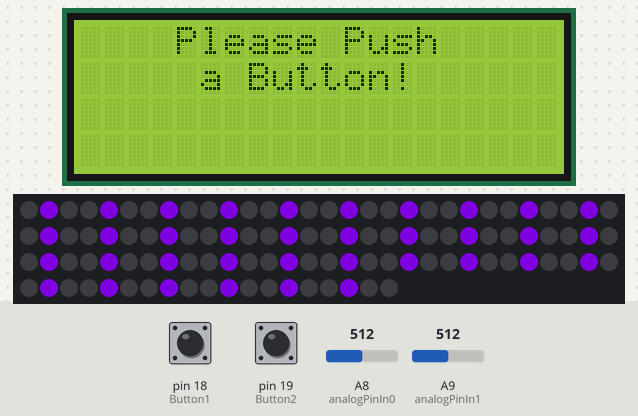
A sketch run on a simulated Arduino Mega 2560, built for the host (arithmetic inside an expression is 32-bit, double 64-bit). Parts: 20×4 character LCD, 109 RGB LEDs in strip order, left to right, continuing on the next row. The test bench sets the inputs (shaded band); at power-on: A9 (analogPinIn1) = 512, A8 (analogPinIn0) = 512, pin 18 (Button1) HIGH, pin 19 (Button2) HIGH. Dim RGB values are drawn brighter than linear; random numbers use the default seed unless the sketch sets one; what the sketch prints to the serial monitor is not drawn.

Above: at 0.74 s.
1.3 s: A9 (analogPinIn1) set to 0
At 2.6 s:
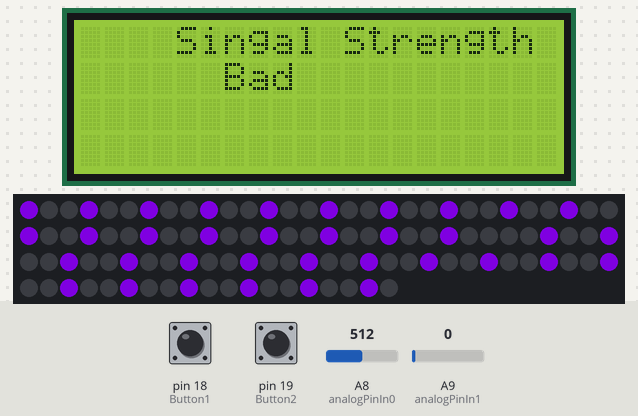
3.5 s: A8 (analogPinIn0) set to 104
5.9 s: A8 (analogPinIn0) set to 93
At 7.1 s:
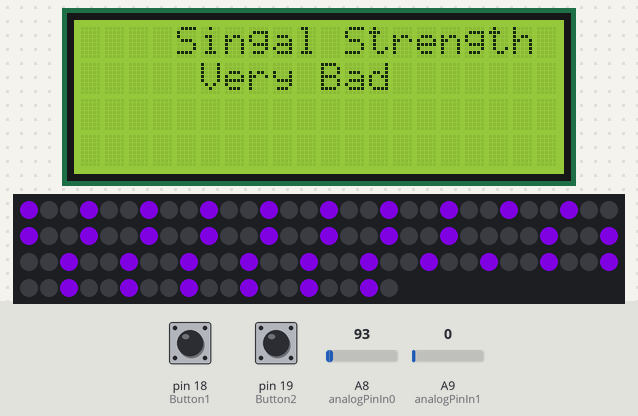
8.1 s: A9 (analogPinIn1) set to 95
10.5 s: A9 (analogPinIn1) set to 106
At 11.7 s:
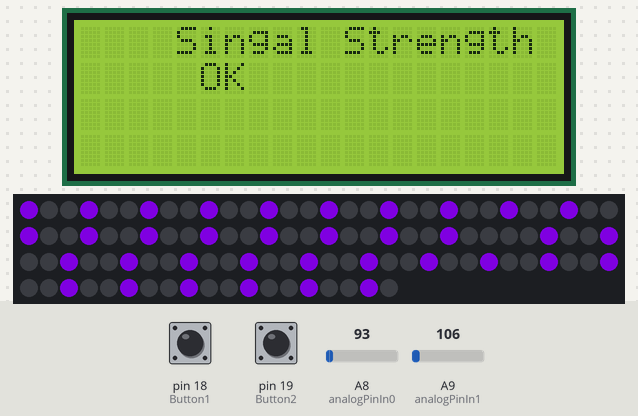
12.7 s: pin 18 (Button1) pulled LOW for 1.95 s
At 15.75 s:
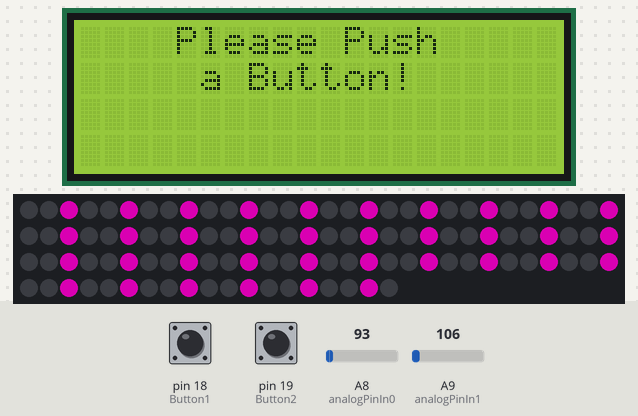
Timing chart, 0 to 17.2 s (numbered marks = the images above; inputs shaded):
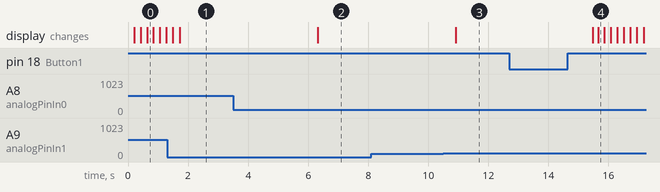

Measured:
- the behaviour switches between 100 and 99 on A8 (analogPinIn0) (found by bisection; images 1 and 2)
- the behaviour switches between 100 and 101 on A9 (analogPinIn1) (found by bisection; images 2 and 3)
- after the input at 3.5 s, every drawn part: stays the same
- after the input at 5.9 s, the display: changes after 0.42 s (image 2)
- after the input at 8.1 s, every drawn part: stays the same
- after the input at 10.5 s, the display: changes after 0.42 s (image 3)
- after the input at 12.7 s, the display: first changes after 2.8 s (image 4 shows a later state)

The sketch:

buttonLog.ino
```cpp
#include <Wire.h>  // Comes with Arduino IDE
#include <LiquidCrystal_I2C.h>
#include <FastLED.h>
#include <SoftwareSerial.h>

#define PIN 25

const byte numLEDS = 109;

CRGB strip[numLEDS];

#define VS1053_RX  2 // This is the pin that connects to the RX pin on VS1053

LiquidCrystal_I2C lcd(0x27, 2, 1, 0, 4, 5, 6, 7, 3, POSITIVE);  // Set the LCD I2C address

#define Button1 18
#define Button2 19

#define analogPinIn0 A8
#define analogPinIn1 A9

int analogReading0;
int analogReading1;

//Analog Signals
// 0     - signal find mode
// 250   - bad
// 500   - sorta bad
// 750   - ok
// 1000  - good

unsigned long yesVote = 0;
unsigned long noVote = 0;
int ID = 0;

int noteCount = 2;
int noteTotal = 0;

bool button1Flag = 0;
bool button2Flag = 0;
bool signalButtonFlag = 0;

byte buttonCount1 = 0;
byte buttonCount2 = 0;
byte randInt = 0;
byte oldRandInt = 0;

bool rainbowOn = 0;
bool button1Interrupt = 0;
bool button2Interrupt = 0;

int counter = 1;

uint8_t gHue = 0;

// See http://www.vlsi.fi/fileadmin/datasheets/vs1053.pdf Pg 31
#define VS1053_BANK_DEFAULT 0x00
#define VS1053_BANK_DRUMS1 0x78
#define VS1053_BANK_DRUMS2 0x7F
#define VS1053_BANK_MELODY 0x79

// See http://www.vlsi.fi/fileadmin/datasheets/vs1053.pdf Pg 32 for more!
#define VS1053_GM1_OCARINA 99

#define MIDI_NOTE_ON  0x90
#define MIDI_NOTE_OFF 0x80
#define MIDI_CHAN_MSG 0xB0
#define MIDI_CHAN_BANK 0x00
#define MIDI_CHAN_VOLUME 0x07
#define MIDI_CHAN_PROGRAM 0xC0

SoftwareSerial VS1053_MIDI(0, 2); // TX only, do not use the 'rx' side

void setup()
{
  Serial.begin(9600);
  lcd.begin(20, 4);        // initialize the lcd for 20 chars 4 lines

  FastLED.addLeds<NEOPIXEL, PIN>(strip, numLEDS);

  VS1053_MIDI.begin(31250); // MIDI uses a 'strange baud rate'

  pinMode(Button1, INPUT_PULLUP);
  pinMode(Button2, INPUT_PULLUP);
  attachInterrupt(digitalPinToInterrupt(Button1), button1_ISR, FALLING);
  attachInterrupt(digitalPinToInterrupt(Button2), button2_ISR, FALLING);
  FastLED.setBrightness(255);
  randomSeed(analogRead(A1));

  midiSetChannelBank(0, VS1053_BANK_MELODY);
  midiSetInstrument(0, VS1053_GM1_OCARINA);
  midiSetChannelVolume(0, 127);
}

void loop() {
  analogReading1 = analogRead(analogPinIn1);
  if (analogReading1 == 0)
  {
    signalFindMode();
  }

  lcd.clear();
  lcd.setCursor(0, 0); //Start at character 4 on line 0
  lcd.print("    Please Push");
  lcd.setCursor(0, 1); //Start at character 4 on line 0
  lcd.print("     a Button!");
  counter = counter + 1;
  counter = counter % 2;
  colorPick();

  if (button1Flag == 0 && button2Flag == 0)
  {
    if (counter % 2 == 0)
    {
      inwardTheaterChase(50); // Random
    }
    if (counter % 2 == 1)
    {
      outwardTheaterChase(50); // Random
    }
    thankYou();
    checkButtonCount();
  }
  button1Flag = 0;
  button2Flag = 0;

}

void button1_ISR()
{

  if (button2Interrupt == 0)
  {
    button1Flag = 1;
    button1Interrupt = 1;
    signalButtonFlag = 1;
  }
}

void button2_ISR()
{
  if (button1Interrupt == 0)
  {
    button2Flag = 1;
    button2Interrupt = 1;
  }
}


void thankYou()
{
  if (button1Flag == 1 || button2Flag == 1)
  {
    lcd.clear();
    lcd.setCursor(0, 1); //Start at character 4 on line 0
    lcd.print("     Thank You!");
    if (button1Flag == 1)
    {
      for (int i = 0; i < 200; i++)
      {
        bpm1();
        EVERY_N_MILLISECONDS( 20 ) {
          gHue++;  // slowly cycle the "base color" through the rainbow
        }
        FastLED.show();
        if (i % 10 == 0)
        {
          midiNoteOn(0, 60 + noteTotal, 127);

          midiNoteOff(0, (60 - noteCount ) + noteTotal, 127);
          noteTotal += noteCount;

          if (noteTotal == noteCount * 20)
          {
            noteTotal = 0;
            midiNoteOff(0, 60 + noteTotal - noteCount, 127);
          }
        }
      }
    }
    if (button2Flag == 1)
    {
      for (int i = 0; i < 200; i++)
      {
        bpm2();
        EVERY_N_MILLISECONDS( 20 ) {
          gHue++;  // slowly cycle the "base color" through the rainbow
        }
        FastLED.show();
        if (i % 10 == 0)
        {
          midiNoteOn(0, 60 + (noteCount * 19) - noteTotal, 127);

          midiNoteOff(0, 60 + (noteCount * 18) - noteTotal, 127);
          noteTotal += noteCount;
          if (noteTotal == noteCount * 20)
          {
            noteTotal = 0;
            midiNoteOff(0, 60, 127);
          }
        }
      }
    }
  }
}

byte colorPick()
{
  gHue = random(0, 255);
  while ( (gHue < (oldRandInt + 50) % 255) && (gHue > (oldRandInt - 50) % 255) )
  {
    gHue = random(0, 255);
  }

  oldRandInt = gHue;

}

void bpm1()
{
  // colored stripes pulsing at a defined Beats-Per-Minute (BPM)
  uint8_t BeatsPerMinute = 120;
  CRGBPalette16 palette = PartyColors_p;
  uint8_t beat = beatsin8( BeatsPerMinute, 64, 255);
  for ( int i = 0; i < numLEDS / 2; i++) { //9948
    strip[i] = ColorFromPalette(palette, gHue + (i * 2), beat - gHue + (i * 10));
  }
}

void bpm2()
{
  // colored stripes pulsing at a defined Beats-Per-Minute (BPM)
  uint8_t BeatsPerMinute = 120;
  CRGBPalette16 palette = PartyColors_p;
  uint8_t beat = beatsin8( BeatsPerMinute, 64, 255);
  for ( int i = numLEDS / 2; i < numLEDS; i++) { //9948
    strip[i] = ColorFromPalette(palette, gHue + (i * 2), beat - gHue + (i * 10));
  }
}


void checkButtonCount()
{
  if (button1Flag == 1)
  {

    yesVote = yesVote + 1;
    //FUNCTION TO WEB CALL HERE
    //sendYes();
    button1Flag = 0;
  }
  if (button2Flag == 1)
  {
    noVote = noVote + 1;
    //sendNo();
    //FUNCTION TO WEB CALL HERE
    button2Flag = 0;
  }
  button1Interrupt = 0;
  button2Interrupt = 0;
}


//Theatre-style crawling lights.
void outwardTheaterChase(uint8_t wait) {
  CRGBPalette16 palette = PartyColors_p;
  Serial.print("RAND INT : ");
  Serial.println(gHue);
  for (int j = 0; j < 10; j++) { //do 10 cycles of chasing
    if (button1Interrupt == 1 || button2Interrupt == 1)
    {
      break;
    }
    for (int q = 0; q < 3; q++) {
      for (int i = 0; i < numLEDS / 2; i = i + 3) {
        strip[i + q] = ColorFromPalette(palette, gHue, 255);  //turn every third pixel on
      }
      for (int k = numLEDS; k > numLEDS / 2 + 1; k = k - 3) {
        strip[k - q] = ColorFromPalette(palette, gHue, 255);  //turn every third pixel on
      }
      FastLED.show();

      delay(wait);

      for (int i = 0; i < numLEDS / 2; i = i + 3) {
        strip[i + q] = CRGB(0, 0, 0);      //turn every third pixel off
      }
      for (int k = numLEDS; k > numLEDS / 2 + 1; k = k - 3) {
        strip[k - q] = CRGB(0, 0, 0);      //turn every third pixel off
      }
    }
  }
}

void inwardTheaterChase( uint8_t wait) {
  CRGBPalette16 palette = PartyColors_p;
  for (int j = 0; j < 10; j++) { //do 10 cycles of chasing
    if (button1Interrupt == 1 || button2Interrupt == 1)
    {
      break;
    }
    for (int q = 0; q < 3; q++) {
      for (uint16_t i = numLEDS / 2; i < numLEDS; i = i + 3) {
        strip[i + q] = ColorFromPalette(palette, gHue, 255);  //turn every third pixel on
      }

      for (int k = (numLEDS / 2 - 1); k > 0; k = k - 3) {
        strip[k - q] = ColorFromPalette(palette, gHue, 255);  //turn every third pixel on
      }
      FastLED.show();

      delay(wait);

      for (uint16_t i = numLEDS / 2; i < numLEDS; i = i + 3) {
        strip[i + q] = CRGB(0, 0, 0);  //turn every third pixel on
      }
      for (int k = (numLEDS / 2 - 1); k > 0; k = k - 3) {
        strip[k - q] = CRGB(0, 0, 0);  //turn every third pixel on
      }
    }
  }
}


void midiSetInstrument(uint8_t chan, uint8_t inst) {
  if (chan > 15) return;
  inst --; // page 32 has instruments starting with 1 not 0 :(
  if (inst > 127) return;

  VS1053_MIDI.write(MIDI_CHAN_PROGRAM | chan);
  VS1053_MIDI.write(inst);
}


void midiSetChannelVolume(uint8_t chan, uint8_t vol) {
  if (chan > 15) return;
  if (vol > 127) return;

  VS1053_MIDI.write(MIDI_CHAN_MSG | chan);
  VS1053_MIDI.write(MIDI_CHAN_VOLUME);
  VS1053_MIDI.write(vol);
}

void midiSetChannelBank(uint8_t chan, uint8_t bank) {
  if (chan > 15) return;
  if (bank > 127) return;

  VS1053_MIDI.write(MIDI_CHAN_MSG | chan);
  VS1053_MIDI.write((uint8_t)MIDI_CHAN_BANK);
  VS1053_MIDI.write(bank);
}

void midiNoteOn(uint8_t chan, uint8_t n, uint8_t vel) {
  if (chan > 15) return;
  if (n > 127) return;
  if (vel > 127) return;

  VS1053_MIDI.write(MIDI_NOTE_ON | chan);
  VS1053_MIDI.write(n);
  VS1053_MIDI.write(vel);
}

void midiNoteOff(uint8_t chan, uint8_t n, uint8_t vel) {
  if (chan > 15) return;
  if (n > 127) return;
  if (vel > 127) return;

  VS1053_MIDI.write(MIDI_NOTE_OFF | chan);
  VS1053_MIDI.write(n);
  VS1053_MIDI.write(vel);
}


void signalFindMode()
{
  analogReading0 = analogRead(analogPinIn0);
  analogReading1 = analogRead(analogPinIn1);
  if (analogReading0 < 100 && analogReading1 < 100)
  {
    signalButtonFlag = 0;
  }
  Serial.println(signalButtonFlag);
  Serial.println(analogReading0);
  Serial.println(analogReading1);
  while (signalButtonFlag == 0)
  {
    analogReading0 = analogRead(analogPinIn0);
    analogReading1 = analogRead(analogPinIn1);
    if (analogReading0 < 100 && analogReading1 < 100)
    {
      lcd.clear();
      lcd.setCursor(0, 0); //Start at character 4 on line 0
      lcd.print("    Singal Strength");
      lcd.setCursor(0, 1); //Start at character 4 on line 0
      lcd.print("     Very Bad");
      delay(1500);
    }

    if (analogReading0 > 100 && analogReading1 < 100)
    {
      lcd.clear();
      lcd.setCursor(0, 0); //Start at character 4 on line 0
      lcd.print("    Singal Strength");
      lcd.setCursor(0, 1); //Start at character 4 on line 0
      lcd.print("      Bad");
      delay(1500);
    }

    if (analogReading0 < 100 && analogReading1 > 100)
    {
      lcd.clear();
      lcd.setCursor(0, 0); //Start at character 4 on line 0
      lcd.print("    Singal Strength");
      lcd.setCursor(0, 1); //Start at character 4 on line 0
      lcd.print("     OK");
      delay(1500);
    }

    if (analogReading0 > 100 && analogReading1 > 100)
    {
      lcd.clear();
      lcd.setCursor(0, 0); //Start at character 4 on line 0
      lcd.print("    Singal Strength");
      lcd.setCursor(0, 1); //Start at character 4 on line 0
      lcd.print("     Good");
      delay(1500);
    }


  }
  delay(1500);
  signalButtonFlag = 0;
}
```
